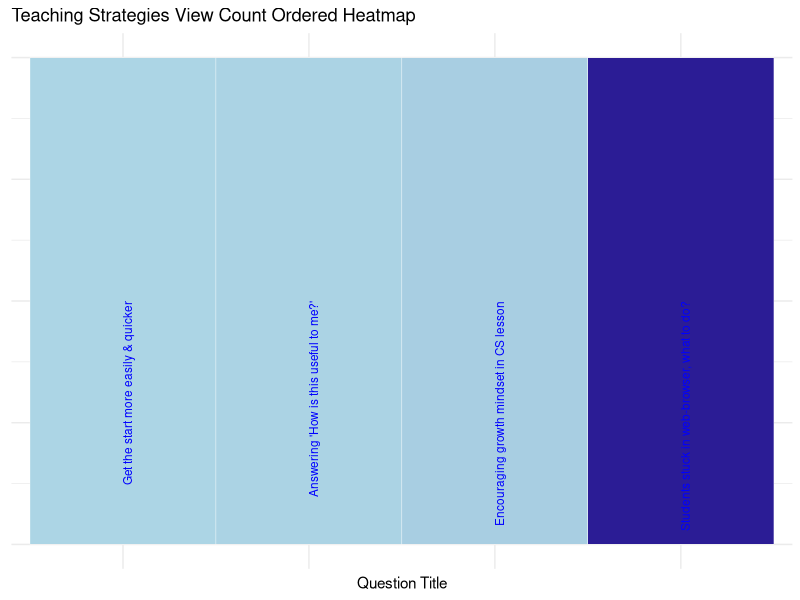

The R source for this figure:
library(ggplot2)
library(scales)

# Data for Teaching Strategies Category
data_ts <- data.frame(
  question_title = c(
    "Students stuck in web-browser, what to do?",
    "Encouraging growth mindset in CS lesson",
    "Answering 'How is this useful to me?'",
    "Get the start more easily & quicker"
  ),
  view_count = c(11189, 553, 267, 153),
  sector = c("Secondary","Secondary", "Secondary", "Secondary")
)

# Order the data by view count (ascending order)
data_ts <- data_ts[order(data_ts$view_count), ]

# Create the heatmap using geom_tile
ggplot(data_ts, aes(x = factor(question_title, levels = question_title), y = 1, fill = view_count)) +
  geom_tile(color = "white", linewidth = 0.1) +  # Tiles with borders
  scale_fill_gradient(low = "lightblue", high = "darkblue", 
                      name = "View Count", 
                      limits = c(0, 12500)) +  # Force scale between 0 and 12500
  theme_minimal() +
  labs(x = "Question Title", y = NULL, title = "Teaching Strategies View Count Ordered Heatmap") +
  
  # Change text colour based on the sector
  geom_text(aes(label = question_title, color = sector), angle = 90, hjust = 1, vjust = 1, size = 3) +
  
  # Define sector colours
  scale_color_manual(values = c("Tertiary" = "black", "Secondary" = "blue")) +
  
  theme(axis.text.y = element_blank(),  # Hide y-axis
        axis.ticks.y = element_blank(),
        axis.text.x = element_blank(),  # Remove default x-axis text 
        legend.position = "none")  # Position the legend on the right side
